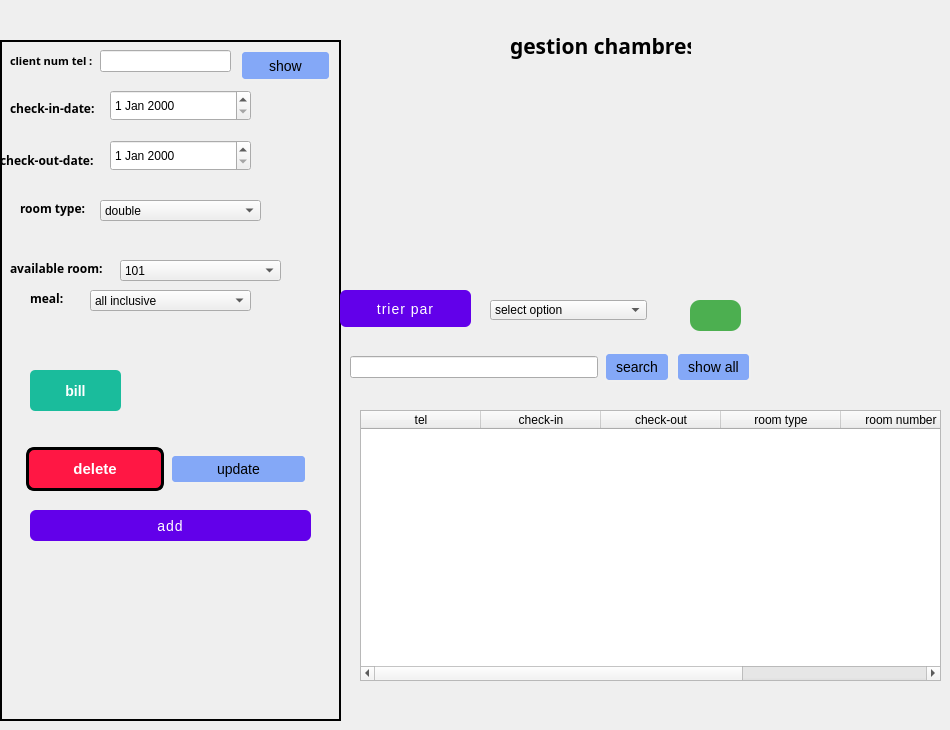
    <widget class="QWidget" name="profile_page_4">
     <widget class="QLabel" name="label_235">
      <property name="geometry">
       <rect>
        <x>0</x>
        <y>40</y>
        <width>341</width>
        <height>681</height>
       </rect>
      </property>
      <property name="styleSheet">
       <string notr="true">border: 2px solid black;</string>
      </property>
      <property name="text">
       <string/>
      </property>
     </widget>
     <widget class="QLabel" name="label_236">
      <property name="geometry">
       <rect>
        <x>10</x>
        <y>40</y>
        <width>91</width>
        <height>41</height>
       </rect>
      </property>
      <property name="font">
       <font>
        <family>Segoe UI Black</family>
        <pointsize>8</pointsize>
        <weight>75</weight>
        <bold>true</bold>
       </font>
      </property>
      <property name="text">
       <string>client num tel :</string>
      </property>
     </widget>
     <widget class="QLineEdit" name="lineEdit_69">
      <property name="geometry">
       <rect>
        <x>100</x>
        <y>50</y>
        <width>131</width>
        <height>22</height>
       </rect>
      </property>
     </widget>
     <widget class="QLabel" name="label_237">
      <property name="geometry">
       <rect>
        <x>10</x>
        <y>100</y>
        <width>101</width>
        <height>16</height>
       </rect>
      </property>
      <property name="font">
       <font>
        <family>Segoe UI Black</family>
        <weight>75</weight>
        <bold>true</bold>
       </font>
      </property>
      <property name="text">
       <string>check-in-date:</string>
      </property>
     </widget>
     <widget class="QDateEdit" name="dateEdit_7">
      <property name="geometry">
       <rect>
        <x>110</x>
        <y>90</y>
        <width>141</width>
        <height>31</height>
       </rect>
      </property>
     </widget>
     <widget class="QLabel" name="label_238">
      <property name="geometry">
       <rect>
        <x>0</x>
        <y>150</y>
        <width>111</width>
        <height>21</height>
       </rect>
      </property>
      <property name="font">
       <font>
        <family>Segoe UI Black</family>
        <weight>75</weight>
        <bold>true</bold>
       </font>
      </property>
      <property name="text">
       <string>check-out-date:</string>
      </property>
     </widget>
     <widget class="QDateEdit" name="dateEdit_11">
      <property name="geometry">
       <rect>
        <x>110</x>
        <y>140</y>
        <width>141</width>
        <height>31</height>
       </rect>
      </property>
     </widget>
     <widget class="QLabel" name="label_239">
      <property name="geometry">
       <rect>
        <x>20</x>
        <y>200</y>
        <width>81</width>
        <height>16</height>
       </rect>
      </property>
      <property name="font">
       <font>
        <family>Segoe UI Black</family>
        <weight>75</weight>
        <bold>true</bold>
       </font>
      </property>
      <property name="text">
       <string>room type:</string>
      </property>
     </widget>
     <widget class="QComboBox" name="comboBox_8">
      <property name="geometry">
       <rect>
        <x>100</x>
        <y>200</y>
        <width>161</width>
        <height>21</height>
       </rect>
      </property>
      <item>
       <property name="text">
        <string>double</string>
       </property>
      </item>
      <item>
       <property name="text">
        <string>single</string>
       </property>
      </item>
      <item>
       <property name="text">
        <string>duplex</string>
       </property>
      </item>
     </widget>
     <widget class="QLabel" name="label_240">
      <property name="geometry">
       <rect>
        <x>10</x>
        <y>260</y>
        <width>101</width>
        <height>16</height>
       </rect>
      </property>
      <property name="font">
       <font>
        <family>Segoe UI Black</family>
        <weight>75</weight>
        <bold>true</bold>
       </font>
      </property>
      <property name="text">
       <string>available room:</string>
      </property>
     </widget>
     <widget class="QComboBox" name="comboBox_20">
      <property name="geometry">
       <rect>
        <x>120</x>
        <y>260</y>
        <width>161</width>
        <height>21</height>
       </rect>
      </property>
      <item>
       <property name="text">
        <string>101</string>
       </property>
      </item>
      <item>
       <property name="text">
        <string>102</string>
       </property>
      </item>
      <item>
       <property name="text">
        <string>103</string>
       </property>
      </item>
      <item>
       <property name="text">
        <string>104</string>
       </property>
      </item>
      <item>
       <property name="text">
        <string>106</string>
       </property>
      </item>
      <item>
       <property name="text">
        <string>120</string>
       </property>
      </item>
     </widget>
     <widget class="QLabel" name="label_241">
      <property name="geometry">
       <rect>
        <x>30</x>
        <y>290</y>
        <width>55</width>
        <height>16</height>
       </rect>
      </property>
      <property name="font">
       <font>
        <family>Segoe UI Black</family>
        <weight>75</weight>
        <bold>true</bold>
       </font>
      </property>
      <property name="text">
       <string>meal:</string>
      </property>
     </widget>
     <widget class="QComboBox" name="comboBox_21">
      <property name="geometry">
       <rect>
        <x>90</x>
        <y>290</y>
        <width>161</width>
        <height>21</height>
       </rect>
      </property>
      <item>
       <property name="text">
        <string>all inclusive</string>
       </property>
      </item>
      <item>
       <property name="text">
        <string>all inclusive soft</string>
       </property>
      </item>
      <item>
       <property name="text">
        <string>breakfast</string>
       </property>
      </item>
      <item>
       <property name="text">
        <string>lunch</string>
       </property>
      </item>
      <item>
       <property name="text">
        <string>dinner</string>
       </property>
      </item>
     </widget>
     <widget class="QPushButton" name="pushButton_158">
      <property name="geometry">
       <rect>
        <x>30</x>
        <y>370</y>
        <width>91</width>
        <height>41</height>
       </rect>
      </property>
      <property name="styleSheet">
       <string notr="true">QPushButton {
    background-color: #1abc9c;
    color: white;
    border: none;
    border-radius: 5px;
    padding: 10px 20px;
    font-size: 14px;
    font-weight: bold;
}
QPushButton:hover {
    background-color: #16a085;
}
QPushButton:pressed {
    background-color: #148f77;
    padding-left: 12px;
    padding-top: 12px;
}
</string>
      </property>
      <property name="text">
       <string>bill</string>
      </property>
     </widget>
     <widget class="QLabel" name="label_242">
      <property name="geometry">
       <rect>
        <x>510</x>
        <y>10</y>
        <width>181</width>
        <height>71</height>
       </rect>
      </property>
      <property name="font">
       <font>
        <family>Script MT Bold</family>
        <pointsize>16</pointsize>
        <weight>75</weight>
        <bold>true</bold>
       </font>
      </property>
      <property name="text">
       <string>gestion chambres</string>
      </property>
     </widget>
     <widget class="QTableWidget" name="tableWidget_16">
      <property name="geometry">
       <rect>
        <x>360</x>
        <y>410</y>
        <width>581</width>
        <height>271</height>
       </rect>
      </property>
      <property name="focusPolicy">
       <enum>Qt::NoFocus</enum>
      </property>
      <property name="showGrid">
       <bool>false</bool>
      </property>
      <attribute name="horizontalHeaderMinimumSectionSize">
       <number>50</number>
      </attribute>
      <attribute name="horizontalHeaderDefaultSectionSize">
       <number>120</number>
      </attribute>
      <attribute name="horizontalHeaderStretchLastSection">
       <bool>true</bool>
      </attribute>
      <attribute name="verticalHeaderVisible">
       <bool>false</bool>
      </attribute>
      <column>
       <property name="text">
        <string>tel</string>
       </property>
      </column>
      <column>
       <property name="text">
        <string>check-in</string>
       </property>
      </column>
      <column>
       <property name="text">
        <string>check-out</string>
       </property>
      </column>
      <column>
       <property name="text">
        <string>room type</string>
       </property>
      </column>
      <column>
       <property name="text">
        <string>room number</string>
       </property>
      </column>
      <column>
       <property name="text">
        <string>meal</string>
       </property>
      </column>
     </widget>
     <widget class="QPushButton" name="pushButton_159">
      <property name="geometry">
       <rect>
        <x>240</x>
        <y>50</y>
        <width>91</width>
        <height>31</height>
       </rect>
      </property>
      <property name="styleSheet">
       <string notr="true">  font-size: 14px;
    padding: 5px 10px;
    border: 2px solid #f0f0f0;
    border-radius: 5px;
    background-color: #84a8f7;</string>
      </property>
      <property name="text">
       <string>show</string>
      </property>
     </widget>
     <widget class="QWidget" name="layoutWidget_25">
      <property name="geometry">
       <rect>
        <x>10</x>
        <y>440</y>
        <width>313</width>
        <height>58</height>
       </rect>
      </property>
      <layout class="QHBoxLayout" name="horizontalLayout_25">
       <property name="leftMargin">
        <number>16</number>
       </property>
       <property name="rightMargin">
        <number>16</number>
       </property>
       <item>
        <widget class="QPushButton" name="pushButton_160">
         <property name="styleSheet">
          <string notr="true">QPushButton {
    background-color: #ff1744;
    color: white;
    border: 3px solid #000000;
    border-radius: 8px;
    padding: 10px 25px;
    font-size: 15px;
    font-weight: bold;
    box-shadow: 5px 5px 0 #000000;
    transition: box-shadow 0.2s ease, background-color 0.2s ease;
}
QPushButton:hover {
    background-color: #f01440;
    box-shadow: 3px 3px 0 #000000;
}
QPushButton:pressed {
    background-color: #d01235;
    box-shadow: 1px 1px 0 #000000;
}
</string>
         </property>
         <property name="text">
          <string>delete</string>
         </property>
        </widget>
       </item>
       <item>
        <widget class="QPushButton" name="pushButton_161">
         <property name="styleSheet">
          <string notr="true">  font-size: 14px;
    padding: 5px 10px;
    border: 2px solid #f0f0f0;
    border-radius: 5px;
    background-color: #84a8f7;</string>
         </property>
         <property name="text">
          <string>update</string>
         </property>
        </widget>
       </item>
      </layout>
     </widget>
     <widget class="QWidget" name="layoutWidget_26">
      <property name="geometry">
       <rect>
        <x>350</x>
        <y>350</y>
        <width>401</width>
        <height>35</height>
       </rect>
      </property>
      <layout class="QHBoxLayout" name="horizontalLayout_50">
       <item>
        <widget class="QLineEdit" name="lineEdit_70">
         <property name="styleSheet">
          <string notr="true">QLineEdit:focus{
border: 1px solid #8b86aa;
background-color:#343155;
}</string>
         </property>
        </widget>
       </item>
       <item>
        <widget class="QPushButton" name="pushButton_162">
         <property name="styleSheet">
          <string notr="true">  font-size: 14px;
    padding: 5px 10px;
    border: 2px solid #f0f0f0;
    border-radius: 5px;
    background-color: #84a8f7;</string>
         </property>
         <property name="text">
          <string>search</string>
         </property>
        </widget>
       </item>
       <item>
        <widget class="QPushButton" name="pushButton_163">
         <property name="styleSheet">
          <string notr="true">  font-size: 14px;
    padding: 5px 10px;
    border: 2px solid #f0f0f0;
    border-radius: 5px;
    background-color: #84a8f7;</string>
         </property>
         <property name="text">
          <string>show all</string>
         </property>
        </widget>
       </item>
      </layout>
     </widget>
     <widget class="QPushButton" name="pushButton_164">
      <property name="geometry">
       <rect>
        <x>30</x>
        <y>510</y>
        <width>281</width>
        <height>31</height>
       </rect>
      </property>
      <property name="styleSheet">
       <string notr="true">QPushButton {
    background-color: #6200ea;
    color: white;
    border-radius: 6px;
    padding: 10px 24px;
    font-size: 14px;
    letter-spacing: 1px;
    text-transform: uppercase;
    transition: background-color 0.3s ease;
}
QPushButton:hover {
    background-color: #3700b3;
}
QPushButton:pressed {
    background-color: #30009c;
}</string>
      </property>
      <property name="text">
       <string>add</string>
      </property>
     </widget>
     <widget class="QComboBox" name="comboBox_38">
      <property name="geometry">
       <rect>
        <x>490</x>
        <y>300</y>
        <width>157</width>
        <height>20</height>
       </rect>
      </property>
      <item>
       <property name="text">
        <string>select option</string>
       </property>
      </item>
      <item>
       <property name="text">
        <string>contact</string>
       </property>
      </item>
      <item>
       <property name="text">
        <string>room no</string>
       </property>
      </item>
     </widget>
     <widget class="QPushButton" name="pushButton_165">
      <property name="geometry">
       <rect>
        <x>690</x>
        <y>300</y>
        <width>51</width>
        <height>31</height>
       </rect>
      </property>
      <property name="styleSheet">
       <string notr="true">QPushButton {
    background-color: #4CAF50;        /* Green background */
    color: white;                     /* White text */
    border: none;                     /* No border for a clean look */
    border-radius: 10px;              /* Rounded corners */
    padding: 10px 20px;               /* Padding */
    font-size: 16px;                  /* Text size */
    font-weight: bold;                /* Bold text */
    box-shadow: 3px 3px 10px rgba(0, 0, 0, 0.3); /* Shadow effect */
}

QPushButton:hover {
    background-color: #45a049;        /* Darker green on hover */
}

QPushButton:pressed {
    background-color: #3e8e41;        /* Darker green on press */
}

QPushButton:disabled {
    background-color: #cccccc;        /* Gray background when disabled */
    color: #666666;                   /* Gray text when disabled */
}
</string>
      </property>
      <property name="text">
       <string/>
      </property>
      <property name="icon">
       <iconset>
        <normaloff>:/new/prefix1/m/pngtree-vector-pie-chart-icon-png-image_4894574.jpg</normaloff>:/new/prefix1/m/pngtree-vector-pie-chart-icon-png-image_4894574.jpg</iconset>
      </property>
      <property name="iconSize">
       <size>
        <width>50</width>
        <height>50</height>
       </size>
      </property>
     </widget>
     <widget class="QPushButton" name="pushButton_166">
      <property name="geometry">
       <rect>
        <x>340</x>
        <y>290</y>
        <width>131</width>
        <height>37</height>
       </rect>
      </property>
      <property name="styleSheet">
       <string notr="true">QPushButton {
    background-color: #6200ea;
    color: white;
    border-radius: 6px;
    padding: 10px 24px;
    font-size: 14px;
    letter-spacing: 1px;
    text-transform: uppercase;
    transition: background-color 0.3s ease;
}
QPushButton:hover {
    background-color: #3700b3;
}
QPushButton:pressed {
    background-color: #30009c;
}</string>
      </property>
      <property name="text">
       <string>trier par</string>
      </property>
     </widget>
    </widget>
